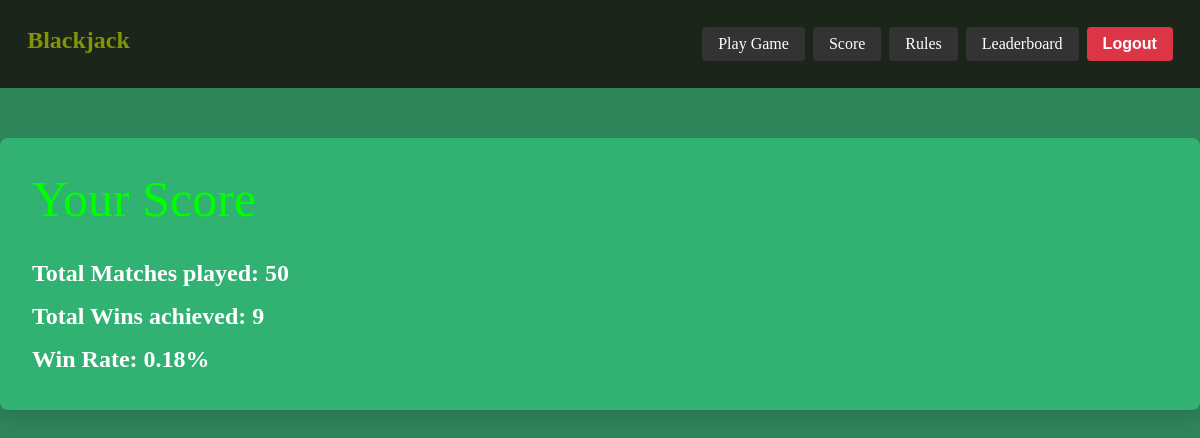
Screenshot of /score (signed in) with the database file from the repository.
### tables this page shows
CREATE TABLE Score (
            username TEXT PRIMARY KEY,
            total_matches INTEGER DEFAULT 0,
            total_wins INTEGER DEFAULT 0,
            win_rate REAL DEFAULT 0,
            FOREIGN KEY (username) REFERENCES SignUp(username)
        );

### main.py (the view)
@app.route("/score")
@login_required
def score():
    if 'username' not in session:
        return redirect(url_for('login'))
    username = session['username']
    user_stats = get_user_stats(username)
    if user_stats:
        return render_template('score.html', stats=user_stats)
    else:
        return "No stats available for this user.", 404

### data.py (called while the page is built)
def get_db_connection():
    conn = sqlite3.connect('database.db')
    conn.row_factory = sqlite3.Row
    return conn

def get_user_stats(username):
    conn = get_db_connection()
    cursor = conn.cursor()
    cursor.execute("SELECT total_matches, total_wins, win_rate FROM Score WHERE username = ?", (username,))
    result = cursor.fetchone()
    conn.close()
    if result:
        return {
            'total_matches': result[0],
            'total_wins': result[1],
            'win_rate': result[2]
        }
    else:
        return None

### main.py (called while the page is built)
def login_required(func):
    @wraps(func)
    def decorated_view(*args, **kwargs):
        if 'username' not in session:
            return redirect(url_for('login'))
        return func(*args, **kwargs)
    return decorated_view

### templates/score.html (shortened to what this page needs)
<!DOCTYPE html>
<html lang="en">
<head>
    <link rel="stylesheet" href="/static/css/styles.css" />
</head>
<body >
    {% include 'navbar.html' %}
    <div class="container game-container">
        <h2 class="title">Your Score</h2>
        <div class="score-details">
            <h3>Total Matches played: {{ stats.total_matches }}</h3>
            <h3>Total Wins achieved: {{ stats.total_wins }}</h3>
            <h3>Win Rate: {{ (stats.win_rate) |round(3) }}%</h3>
        </div>
    </div>
</body>
</html>

### static/css/styles.css (style rules this page uses)
* { margin: 0; padding: 0; box-sizing: border-box; }
body { background-color: #2f855a; font-family: 'sans-serif'; line-height: normal; letter-spacing: normal; }
.title { font-family: "Rubik Bubbles", cursive; font-weight: 400; color: lime; font-size: 50px; }
.container { max-width: 1200px; margin: auto; padding: 0 1rem; margin-top: 50px; }
.game-container { background-color: #34da8885; border-radius: 0.5rem; box-shadow: 0 10px 15px rgba(0, 0, 0, 0.1); padding: 2rem; }
h2 { font-size: 2.25rem; font-weight: bold; color: white; margin-bottom: 2rem; }
h3 { font-size: 1.5rem; font-weight: 600; color: white; margin-bottom: 0.3rem; margin-top: 1rem; }

### rows the page displays
Score: total_matches "50", total_wins "9", win_rate "0.18"
